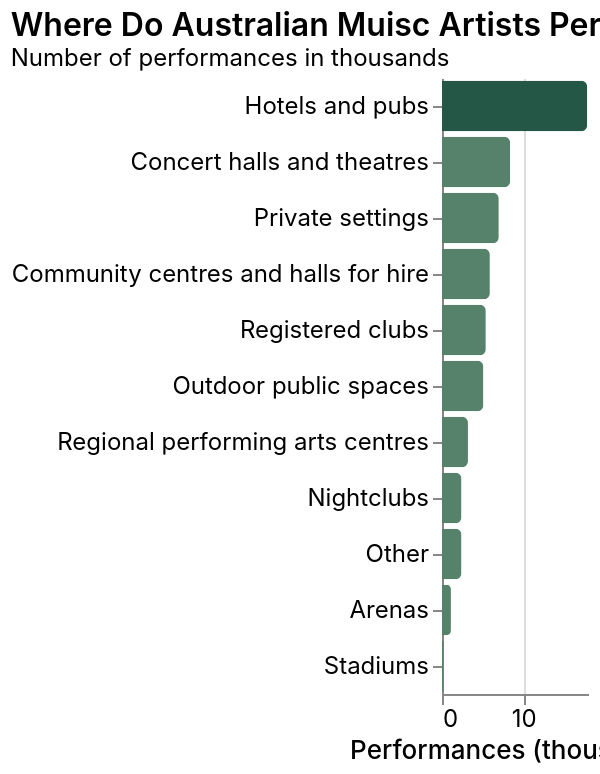

The specification (Vega-Lite) saved for this image:
### Vega-Lite specification from a JSON file in a GitHub repository (floating-point values rounded to 4 significant figures)
{"$schema": "https://vega.github.io/schema/vega-lite/v5.json", "title": {"text": "Where Do Australian Muisc Artists Perform ?", "subtitle": "Number of performances in thousands"}, "width": "container", "height": {"step": 28}, "data": {"values": [{"venue": "Hotels and pubs", "performances": 17.9}, {"venue": "Registered clubs", "performances": 5.4}, {"venue": "Concert halls and theatres", "performances": 8.4}, {"venue": "Regional performing arts centres", "performances": 3.2}, {"venue": "Outdoor public spaces", "performances": 5.1}, {"venue": "Community centres and halls for hire", "performances": 5.9}, {"venue": "Nightclubs", "performances": 2.4}, {"venue": "Arenas", "performances": 1.1}, {"venue": "Stadiums", "performances": 0.2}, {"venue": "Private settings", "performances": 7.0}, {"venue": "Other", "performances": 2.4}]}, "mark": {"type": "bar", "cornerRadiusEnd": 3}, "encoding": {"y": {"field": "venue", "type": "nominal", "sort": "-x", "axis": {"title": null, "labelLimit": 280}}, "x": {"field": "performances", "type": "quantitative", "title": "Performances (thousands)", "axis": {"grid": true}}, "color": {"condition": {"test": "datum.venue == 'Hotels and pubs'", "value": "#245746"}, "value": "#56816A"}, "tooltip": [{"field": "venue", "title": "Venue type"}, {"field": "performances", "title": "Performances (thousands)", "type": "quantitative", "format": ".1f"}]}, "config": {"view": {"stroke": null}, "axis": {"labelFontSize": 12, "titleFontSize": 13, "labelFont": "Inter", "titleFont": "Inter", "titleFontWeight": 500}, "title": {"fontSize": 16, "subtitleFontSize": 12, "anchor": "start", "font": "Inter", "fontWeight": 600}, "font": "Inter", "legend": {"labelFont": "Inter", "titleFont": "Inter", "labelFontSize": 12, "titleFontSize": 12}, "text": {"font": "Inter"}}, "autosize": {"type": "fit", "contains": "padding"}}
